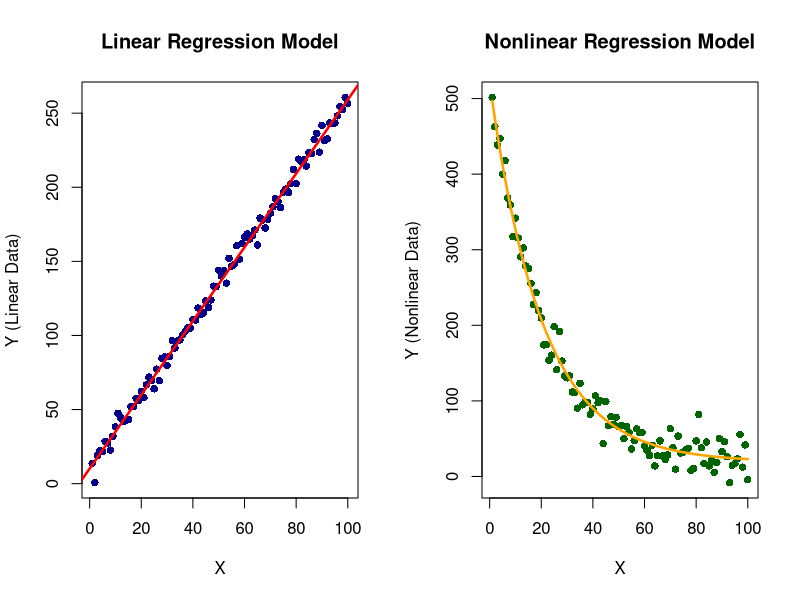

Recreate this plot in R.
## ---- chunk 1
#| echo: false
library(tidyverse)
options(knitr.kable.NA = "")

# Show a long data set as side-by-side blocks so it fits on one slide
side_by_side <- function(df, blocks = 2) {
  n <- ceiling(nrow(df) / blocks)
  parts <- split(as.data.frame(df), ceiling(seq_len(nrow(df)) / n))
  parts <- map(parts, \(p) { if (nrow(p) < n) p[(nrow(p) + 1):n, ] <- NA; p })
  knitr::kable(bind_cols(parts, .name_repair = "minimal"), align = "c")
}
## ---- chunk 2
#| echo: false
#| fig-align: center
#| fig-width: 10
#| fig-height: 3
# SETUP & RANDOM DATA GENERATION
# library(tidyverse)

set.seed(301) # Set seed for reproducibility

# Generate predictor variable
x <- seq(1, 100, by = 1)

# Generate random normal noise
noise <- rnorm(100, mean = 0, sd = 5)

# 1. Linear Data: y directly proportional to x
y_linear <- 2.5 * x + 10 + noise

# 2. Nonlinear Data: Exponential decay trend
# (Adding a larger standard deviation to scale with higher starting values)
noise_nl <- rnorm(100, mean = 0, sd = 15)
y_nonlinear <- 500 * exp(-0.05 * x) + 20 + noise_nl

# Store everything in a dataframe
df <- data.frame(x = x, y_lin = y_linear, y_nonlin = y_nonlinear)

# 1. LINEAR MODEL (Ordinary Least Squares)

# Fit using standard linear regression function 'lm'
linear_model <- lm(y_lin ~ x, data = df)

#print("--- LINEAR MODEL SUMMARY ---")
#summary(linear_model)


# 2. NONLINEAR MODEL (Nonlinear Least Squares)

# Fit an exponential decay curve using 'nls' 
# formula structure: y = a * exp(-b * x) + c
nonlinear_model <- nls(y_nonlin ~ a * exp(-b * x) + c, 
                       data = df, 
                       start = list(a = 400, b = 0.1, c = 10))

#print("--- NONLINEAR MODEL SUMMARY ---")
#summary(nonlinear_model)


# VISUALIZATION

# Set up a side-by-side plotting area
par(mfrow = c(1, 2))

# Plot 1: Linear Model
plot(df$x, df$y_lin, main = "Linear Regression Model", 
     xlab = "X", ylab = "Y (Linear Data)", col = "darkblue", pch = 16)
abline(linear_model, col = "red", lwd = 2.5) # Plots the lm fit line directly

# Plot 2: Nonlinear Model
plot(df$x, df$y_nonlin, main = "Nonlinear Regression Model", 
     xlab = "X", ylab = "Y (Nonlinear Data)", col = "darkgreen", pch = 16)
lines(df$x, predict(nonlinear_model), col = "orange", lwd = 2.5) # Map predicted line

# Reset plotting window defaults
par(mfrow = c(1, 1))
## ---- chunk 3
group1 <- tibble(
  hours = c(2, 3, 4, 5, 5, 6, 7, 8, 8, 10, 10, 12, 12, 14, 15, 16, 18, 20, 22, 25),
  score = c(57, 37, 60, 63, 59, 66, 63, 54, 64, 73, 82, 78, 70, 71, 70, 80, 80, 88, 85, 95)
)
## ---- chunk 4
#| echo: false
side_by_side(group1, blocks = 3)
## ---- chunk 5
group2 <- tibble(
  month       = 1:16,
  advertising = c(8, 12, 15, 10, 20, 22, 18, 25, 30, 28, 35, 32, 40, 38, 45, 42),
  sales       = c(167, 207, 229, 191, 203, 250, 197, 271, 287, 249, 291, 308, 315, 314, 337, 328)
)
## ---- chunk 6
#| echo: false
side_by_side(group2, blocks = 2)
## ---- chunk 7
group3 <- tibble(
  size     = c(1150, 1300, 1420, 1500, 1580, 1650, 1720, 1800, 1880, 1950, 2050,
               2100, 2200, 2280, 2350, 2450, 2600, 2700, 2850, 3000, 3150, 3300),
  bedrooms = c(2, 2, 2, 2, 2, 3, 2, 2, 3, 2, 3, 4, 3, 4, 4, 4, 3, 5, 4, 4, 5, 5),
  age      = c(49, 32, 54, 33, 53, 54, 31, 14, 31, 52, 36, 17, 3, 27, 48, 10, 33, 4, 6, 3, 14, 14),
  price    = c(148000, 191000, 199000, 208000, 171500, 213500, 241500, 246000, 256500, 277000, 250500,
               335500, 343000, 325500, 285000, 361000, 345000, 415000, 439000, 393500, 471000, 433000)
)
## ---- chunk 8
#| echo: false
side_by_side(group3, blocks = 2)
## ---- chunk 9
group4 <- tibble(
  temperature = c(-8, -6, -5, -3, -2, 0, 1, 3, 4, 6, 7, 9, 10, 12, 13, 15, 16, 18),
  electricity = c(54.3, 56, 53.2, 49.7, 49.6, 49, 45.4, 45.8, 41.3, 41.5, 37.6, 34.8,
                  38.5, 31.4, 36.3, 28.6, 28.7, 21.9)
)
## ---- chunk 10
#| echo: false
side_by_side(group4, blocks = 3)
## ---- chunk 11
group5 <- tibble(
  employee   = 1:16,
  experience = c(1, 2, 2, 3, 4, 5, 5, 6, 7, 8, 9, 10, 11, 12, 13, 22),
  salary     = c(48, 48, 46, 53, 53, 57, 56, 55, 62, 62, 64, 61, 65, 65, 70, 165)
)
## ---- chunk 12
#| echo: false
side_by_side(group5, blocks = 2)
## ---- chunk 13
group6 <- tibble(
  speed      = c(60, 65, 70, 75, 80, 85, 90, 100, 105, 110, 115, 120, 125, 130),
  efficiency = c(18.3, 17, 18.2, 17.2, 16.6, 16.4, 16.3, 15, 14.7, 13.8, 14.1, 12.9, 12.4, 11.8)
)
## ---- chunk 14
#| echo: false
side_by_side(group6, blocks = 2)
## ---- chunk 15
group7 <- tibble(
  campaign  = 1:15,
  spend     = c(5, 8, 10, 12, 15, 18, 20, 22, 25, 28, 30, 32, 35, 38, 40),
  inquiries = c(32, 45, 60, 64, 75, 63, 92, 87, 102, 108, 119, 310, 132, 135, 148)
)
## ---- chunk 16
#| echo: false
side_by_side(group7, blocks = 2)
## ---- chunk 17
group8 <- tibble(
  temperature = c(10, 12, 13, 15, 16, 18, 19, 20, 22, 23, 24, 25, 26, 27, 28, 29, 30, 31, 32, 33, 34, 35),
  sales       = c(64, 49, 62, 82, 85, 98, 93, 97, 113, 136, 127, 152, 182, 182, 194, 216, 262, 261,
                  259, 314, 318, 341)
)
## ---- chunk 18
#| echo: false
side_by_side(group8, blocks = 3)
